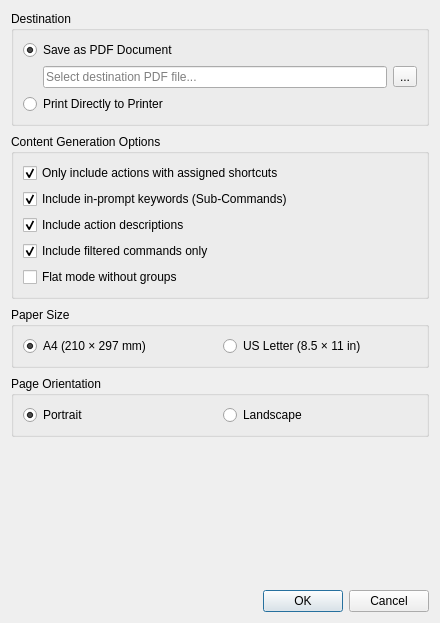
<?xml version="1.0" encoding="UTF-8"?>
<ui version="4.0">
 <class>LC_DlgCheatsheetOptions</class>
 <widget class="QDialog" name="LC_DlgCheatsheetOptions">
  <property name="geometry">
   <rect>
    <x>0</x>
    <y>0</y>
    <width>440</width>
    <height>623</height>
   </rect>
  </property>
  <property name="windowTitle">
   <string>Export Cheatsheet</string>
  </property>
  <layout class="QVBoxLayout" name="verticalLayout_main">
   <property name="spacing">
    <number>8</number>
   </property>
   <item>
    <widget class="QGroupBox" name="gbDestination">
     <property name="title">
      <string>Destination</string>
     </property>
     <layout class="QVBoxLayout" name="verticalLayout_dest">
      <item>
       <widget class="QRadioButton" name="rbPdf">
        <property name="text">
         <string>Save as PDF Document</string>
        </property>
        <property name="checked">
         <bool>true</bool>
        </property>
       </widget>
      </item>
      <item>
       <layout class="QHBoxLayout" name="horizontalLayout_pdfPath">
        <property name="leftMargin">
         <number>20</number>
        </property>
        <item>
         <widget class="QLineEdit" name="lePdfPath">
          <property name="toolTip">
           <string>PDF File

Output PDF file path</string>
          </property>
          <property name="placeholderText">
           <string>Select destination PDF file...</string>
          </property>
         </widget>
        </item>
        <item>
         <widget class="QToolButton" name="tbBrowsePdf">
          <property name="toolTip">
           <string>Browse for output PDF path</string>
          </property>
          <property name="text">
           <string>...</string>
          </property>
         </widget>
        </item>
       </layout>
      </item>
      <item>
       <widget class="QRadioButton" name="rbPrinter">
        <property name="text">
         <string>Print Directly to Printer</string>
        </property>
       </widget>
      </item>
     </layout>
    </widget>
   </item>
   <item>
    <widget class="QGroupBox" name="gbScope">
     <property name="title">
      <string>Content Generation Options</string>
     </property>
     <layout class="QVBoxLayout" name="verticalLayout_scope">
      <item>
       <widget class="QCheckBox" name="cbOnlyAssigned">
        <property name="toolTip">
         <string>Assigned Shortcuts

Omits actions that have no keyboard shortcut assigned</string>
        </property>
        <property name="text">
         <string>Only include actions with assigned shortcuts</string>
        </property>
        <property name="checked">
         <bool>true</bool>
        </property>
       </widget>
      </item>
      <item>
       <widget class="QCheckBox" name="cbIncludeKeywords">
        <property name="toolTip">
         <string>In-Prompt Keywords

Includes in-prompt modal options in the command list</string>
        </property>
        <property name="text">
         <string>Include in-prompt keywords (Sub-Commands)</string>
        </property>
        <property name="checked">
         <bool>true</bool>
        </property>
       </widget>
      </item>
      <item>
       <widget class="QCheckBox" name="cbIncludeDescriptions">
        <property name="toolTip">
         <string>Actions Description

Generates explanatory description text under each action</string>
        </property>
        <property name="text">
         <string>Include action descriptions</string>
        </property>
        <property name="checked">
         <bool>true</bool>
        </property>
       </widget>
      </item>
      <item>
       <widget class="QCheckBox" name="cbOnlyFiltered">
        <property name="toolTip">
         <string>Filtering

Only export items currently visible in the filtered tree view</string>
        </property>
        <property name="text">
         <string>Include filtered commands only</string>
        </property>
        <property name="checked">
         <bool>true</bool>
        </property>
       </widget>
      </item>
      <item>
       <widget class="QCheckBox" name="gbFlatMode">
        <property name="toolTip">
         <string>Structure Mode

If selected, commands will not be gathered in groups 
and so just plaing list of them will be generated.</string>
        </property>
        <property name="text">
         <string>Flat mode without groups</string>
        </property>
       </widget>
      </item>
     </layout>
    </widget>
   </item>
   <item>
    <widget class="QGroupBox" name="gbPaperSize">
     <property name="title">
      <string>Paper Size</string>
     </property>
     <layout class="QHBoxLayout" name="horizontalLayout_paper">
      <item>
       <widget class="QRadioButton" name="rbA4">
        <property name="text">
         <string>A4 (210 × 297 mm)</string>
        </property>
        <property name="checked">
         <bool>true</bool>
        </property>
       </widget>
      </item>
      <item>
       <widget class="QRadioButton" name="rbLetter">
        <property name="text">
         <string>US Letter (8.5 × 11 in)</string>
        </property>
       </widget>
      </item>
     </layout>
    </widget>
   </item>
   <item>
    <widget class="QGroupBox" name="gbOrientation">
     <property name="title">
      <string>Page Orientation</string>
     </property>
     <layout class="QHBoxLayout" name="horizontalLayout_orientation">
      <item>
       <widget class="QRadioButton" name="rbPortrait">
        <property name="text">
         <string>Portrait</string>
        </property>
        <property name="checked">
         <bool>true</bool>
        </property>
       </widget>
      </item>
      <item>
       <widget class="QRadioButton" name="rbLandscape">
        <property name="text">
         <string>Landscape</string>
        </property>
       </widget>
      </item>
     </layout>
    </widget>
   </item>
   <item>
    <spacer name="verticalSpacer">
     <property name="orientation">
      <enum>Qt::Orientation::Vertical</enum>
     </property>
     <property name="sizeHint" stdset="0">
      <size>
       <width>20</width>
       <height>10</height>
      </size>
     </property>
    </spacer>
   </item>
   <item>
    <widget class="QDialogButtonBox" name="buttonBox">
     <property name="orientation">
      <enum>Qt::Orientation::Horizontal</enum>
     </property>
     <property name="standardButtons">
      <set>QDialogButtonBox::StandardButton::Cancel|QDialogButtonBox::StandardButton::Ok</set>
     </property>
    </widget>
   </item>
  </layout>
 </widget>
 <resources/>
 <connections/>
</ui>
